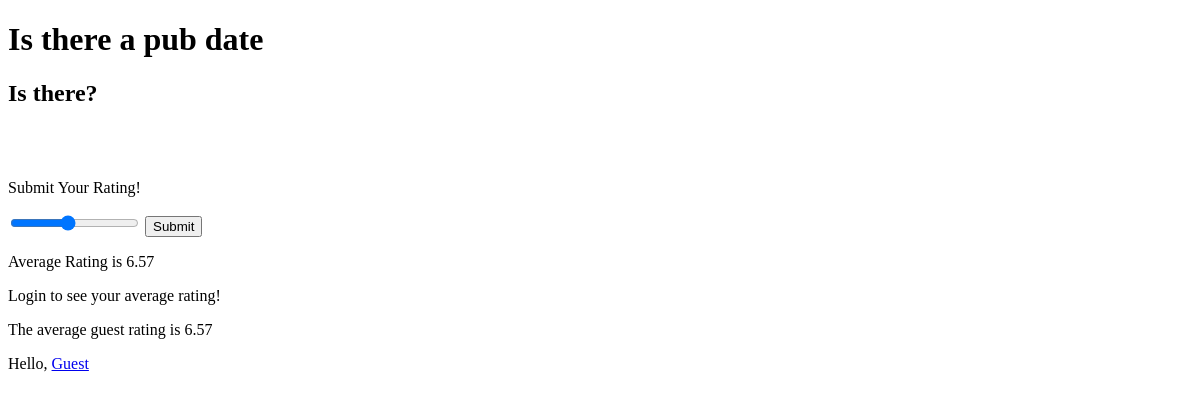
The app's page /2/, older data.
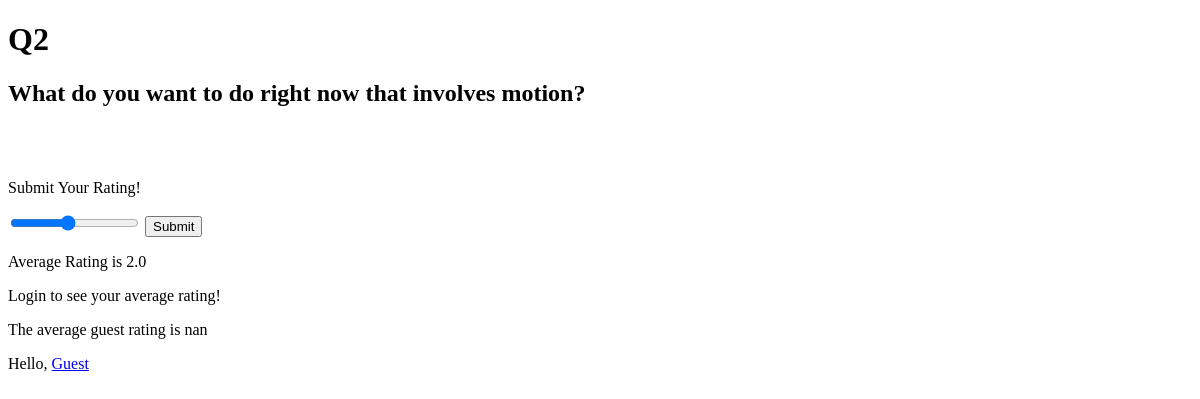
The same page, newer data.
### questions/models.py (models this page shows, shortened)
class Question(models.Model):
    title = models.CharField(max_length=100)
    question_text = models.TextField(blank=False, null=True)
    pub_date = models.DateTimeField('date published', null=True)
    timestamp = models.DateTimeField(auto_now_add=True)
    updated = models.DateTimeField(auto_now=True)
    active = models.BooleanField(default=True)

### questions/views.py (the view)
# urls.py: path('<int:question_id>/', views.detail, name='detail'),
def detail(request, question_id):
    question = get_object_or_404(Question, pk=question_id)
    all_ratings = Rating.objects.filter(question_id=question_id)
    rating_list = ([all_ratings[x].rating_recieved for x in range(len(all_ratings))])
    avg_rating = round(np.mean(rating_list),2)
    try:
        your_ratings = Rating.objects.filter(question_id=question_id, user=request.user)
        your_rating_list = ([your_ratings[x].rating_recieved for x in range(len(your_ratings))])
        your_avg_rating = round(np.mean(your_rating_list),2)
    except:
        your_avg_rating = None
    guest_ratings = Rating.objects.filter(question_id=question_id, user=None)
    guest_rating_list = ([guest_ratings[x].rating_recieved for x in range(len(guest_ratings))])
    guest_avg_rating = round(np.mean(guest_rating_list),2)
    return render(request, 'questions/detail.html', {'question': question,
                                                    'avg_rating':avg_rating,
                                                    'your_avg_rating':your_avg_rating,
                                                    'guest_avg_rating':guest_avg_rating,
                                                     })

### questions/templates/questions/detail.html (shortened to what this page needs)
{% extends 'base.html' %}
{% block content %}
    <h1>{{ question.title }}</h1>
    <h2>{{ question.question_text }}</h2>
    <br></br>
    <p>Submit Your Rating!</p>
    <form action="{% url 'questions:vote' question.id %}" method="post">
        <input id="vote_slider" name="vote_result" type="range" min="1" max="10" value="5" />
        <input type="submit" value="Submit">
    </form>
    <p>Average Rating is {{ avg_rating }}</p>
    {% if user.is_authenticated %}
    <p>Your average Rating is {{ your_avg_rating }}</p>
    {% else %}
    <p>Login to see your average rating! </p>
    {% endif %}
    The average guest rating is {{ guest_avg_rating }}
    {% if user.is_authenticated %}
    <p>Hi {{ user.username }}! </p>
    {% else %}
    <p>Hello, <a href="{% url 'login' %}">Guest</a> </p>
    {% endif %}
{% endblock %}

### templates/base.html (shortened to what this page needs)
<!DOCTYPE html>
<html>
<head>
</head>
<body>
  <main>
    {% block content %}
    {% endblock %}
  </main>
</body>
</html>

Row changes from the older to the newer data that the page shows:
changed Question: title "Is there a pub date" → "Q2"; question_text "Is there?" → "What do you want to do right now that involves motion?"
Text that changed along with them:
{{ avg_rating }}: "6.57" → "2.0"
{{ guest_avg_rating }}: "6.57" → "nan"
